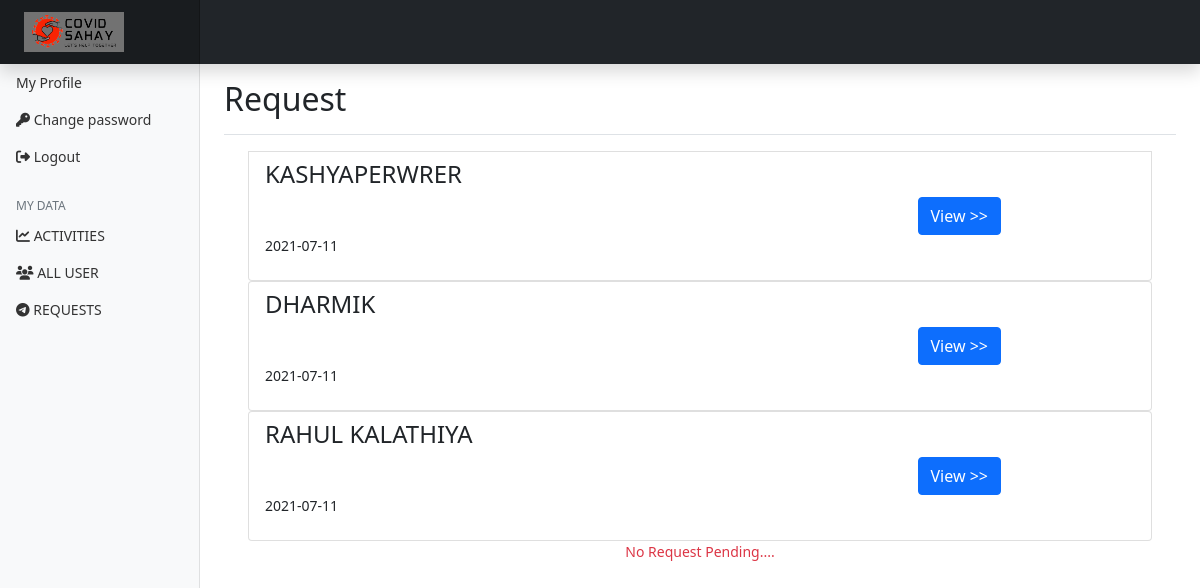
/myadmin/Request (signed in), run on an earlier commit of the app's database.
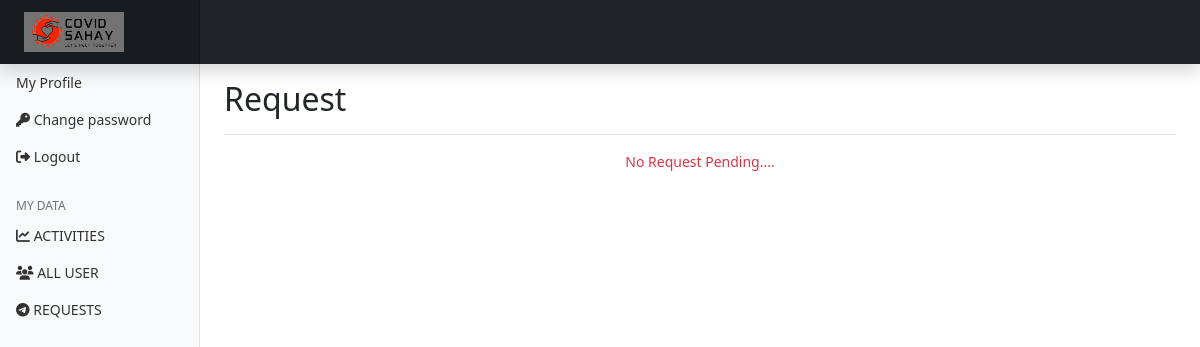
And on a later commit of the database.
### user/models.py (models this page shows)
class Requests(models.Model):
   name = models.CharField(max_length=20, null=True)
   user = models.ForeignKey(User, on_delete=models.SET_NULL, null=True)
   whatFor = models.CharField(max_length=40, null=True)
   quantity = models.CharField(max_length=20, default="1", null=True)
   date = models.CharField(max_length=20, null=True)
   adharcard = models.ImageField(upload_to='images/adharcard', null=True)
   prescription = models.ImageField(upload_to='images/prescription', null=True)
   status = models.CharField(max_length=20, default='pending', null=True)

### myadmin/views.py (the view)
# urls.py: path('/Request', django_admin_request, name='request2'),
def django_admin_request(request):
     aId = request.session['admin_id']
     aDetail = MyAdmin.objects.get(id=aId)
     Request = Requests.objects.all()
     context = {
          "aId": aDetail.aName,
          "Request": Request,
     }
     return render(request, 'Myadmin_panel/request.html', context)

### template/Myadmin_panel/request.html (shortened to what this page needs)
{% extends 'Myadmin_panel/header.html' %}
{% load static %}
{% get_static_prefix as STATFILE %}
{% block 'content' %}
<div class="d-flex justify-content-between flex-wrap flex-md-nowrap align-items-center pt-3 pb-2 mb-3 border-bottom">
    <h2>Request</h2>
</div>
<div id="users">
    <div class="container">
        <div class="row">
            <div class="col-md-12">
                {% for all in Request  %}
                    {% if all.status == 'pending' %}
                <div class="list-group list list-group-item">
                    <div class="col-md-10">
                        <h4 class="list-group-item-heading name">{{all.name |upper}}</h4>
                        <input type="button" onclick="show(this.id)" id="{{all.id}}" class="btn btn-primary view" value="View >>">
                        <p class="list-group-item-text">{{all.date |upper}}</p>
                    </div>
                </div>
                    {% endif %}
                {% endfor %}
                    <div class="text-danger text-center">No Request Pending....</div>
            </div>
        </div>
    </div>
</div>
{% endblock 'content' %}

What changed in the data, as far as the page shows it:
no longer on this page (row edited): Requests: name "KASHYAPERWRER", date "2021-07-11"
no longer on this page (row edited): Requests: name "DHARMIK", date "2021-07-11"
no longer on this page (row edited): Requests: name "RAHUL KALATHIYA", date "2021-07-11"
